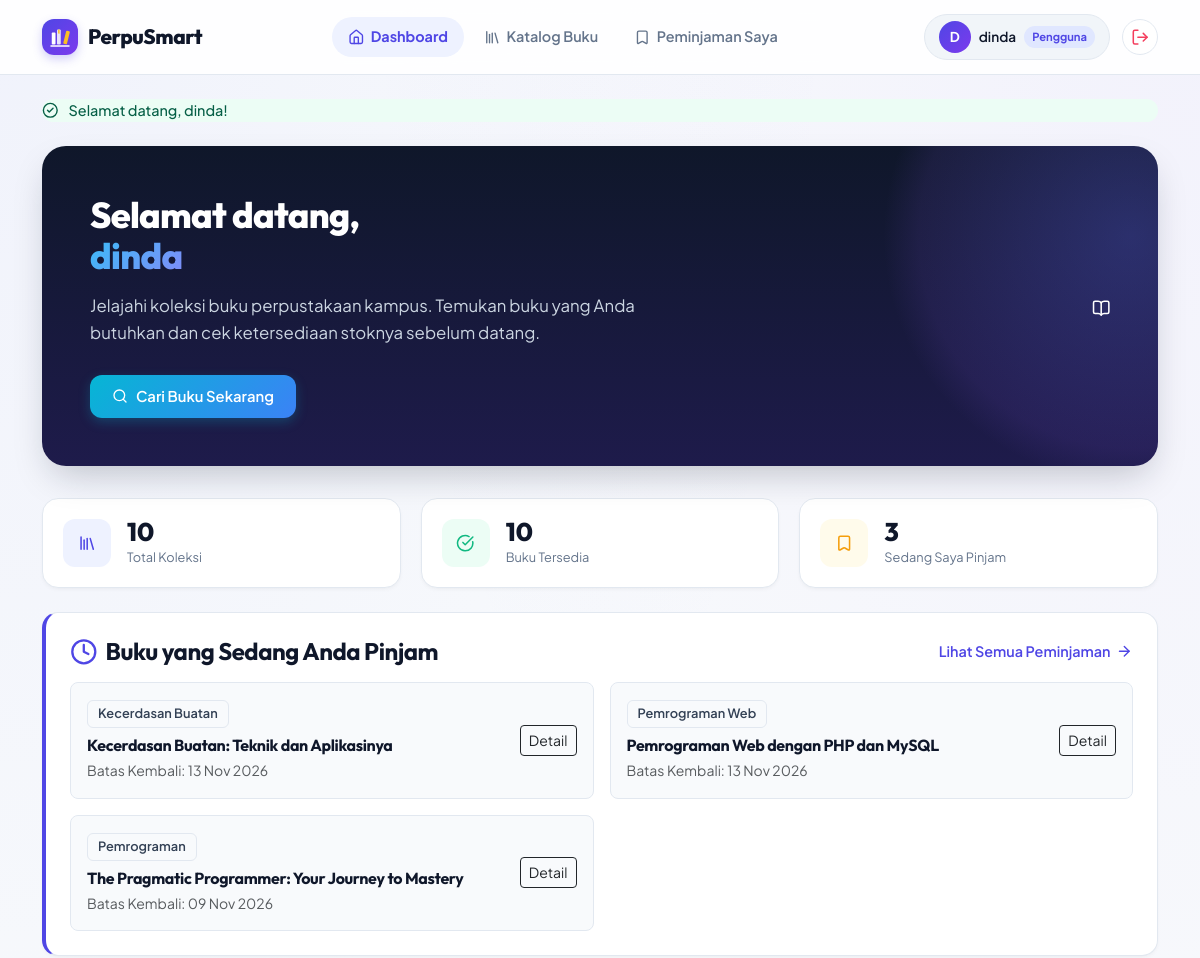
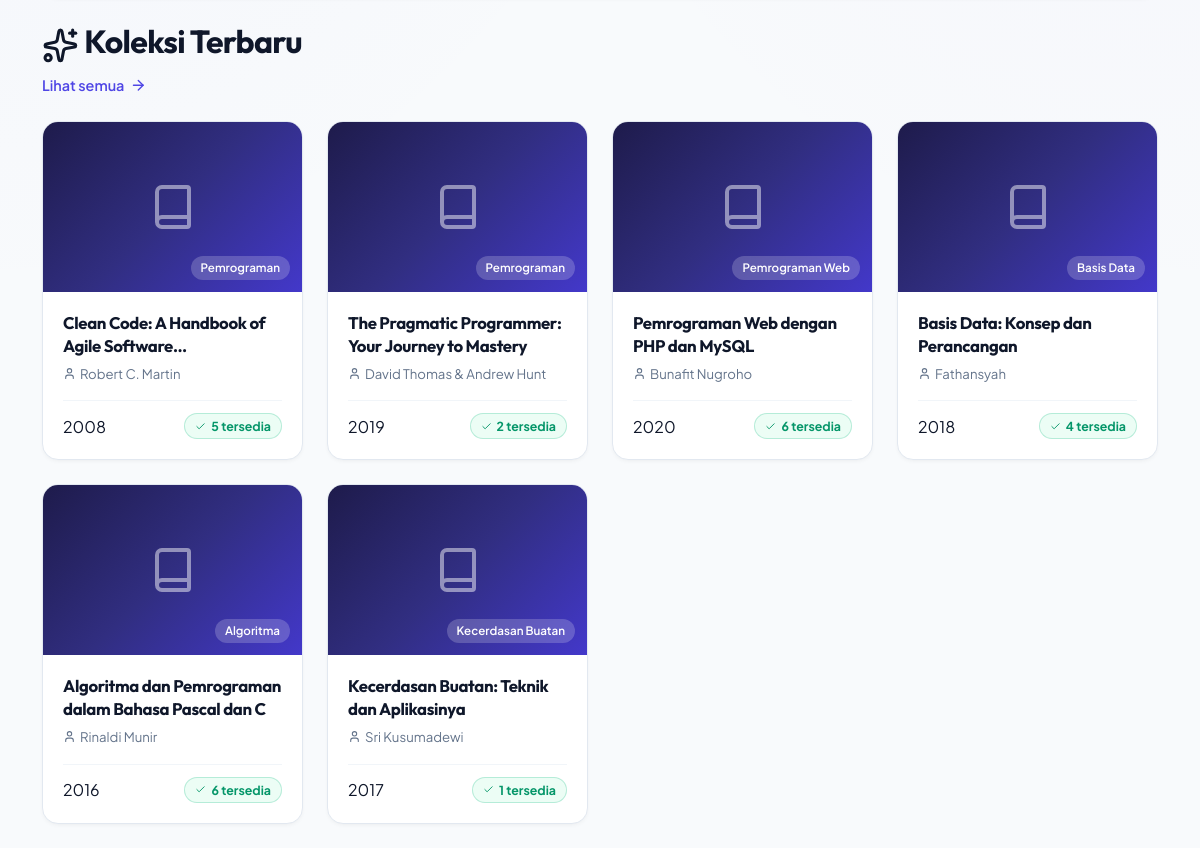
The app's page /index.php?page=user/dashboard (signed in) with its own data (2 pictures, top to bottom).
### tables this page shows
CREATE TABLE `peminjaman` (
  `id` int(10) UNSIGNED NOT NULL,
  `kode_pinjam` varchar(30) NOT NULL,
  `user_id` int(10) UNSIGNED NOT NULL,
  `buku_id` int(10) UNSIGNED NOT NULL,
  `tanggal_pinjam` date NOT NULL,
  `batas_kembali` date NOT NULL,
  `tanggal_kembali` date DEFAULT NULL,
  `status` enum('dipinjam','dikembalikan','terlambat') NOT NULL DEFAULT 'dipinjam',
  `denda` int(10) UNSIGNED NOT NULL DEFAULT 0,
  `catatan` text DEFAULT NULL,
  `created_at` timestamp NOT NULL DEFAULT current_timestamp(),
  `updated_at` timestamp NOT NULL DEFAULT current_timestamp() ON UPDATE current_timestamp()
);

CREATE TABLE `buku` (
  `id` int(10) UNSIGNED NOT NULL,
  `kode_buku` varchar(20) NOT NULL,
  `judul` varchar(255) NOT NULL,
  `penulis` varchar(150) NOT NULL,
  `penerbit` varchar(150) NOT NULL,
  `tahun_terbit` year(4) NOT NULL,
  `kategori` varchar(100) NOT NULL,
  `stok` int(10) UNSIGNED NOT NULL DEFAULT 0,
  `deskripsi` text DEFAULT NULL,
  `cover_url` varchar(500) DEFAULT NULL,
  `created_at` timestamp NOT NULL DEFAULT current_timestamp(),
  `updated_at` timestamp NOT NULL DEFAULT current_timestamp() ON UPDATE current_timestamp()
);

### controllers/UserController.php (called while the page is built, shortened)
<?php
class UserController {
    private Buku $bukuModel;
    public function __construct() {
        $this->bukuModel = new Buku();
    }
    public function dashboard(): void {
        $userId      = (int)$_SESSION['user_id'];
        $peminjamanModel = new Peminjaman();
        $myLoans     = $peminjamanModel->getByUserId($userId);
        $activeLoans = array_filter($myLoans, fn($p) => in_array($p['status'], ['dipinjam', 'terlambat']));
        $totalBuku   = $this->bukuModel->countAll();
        $tersedia    = $this->bukuModel->countAvailable();
        $stokHabis   = $this->bukuModel->countUnavailable();
        $bukuTerbaru = $this->bukuModel->getAll(6);
        $success     = flash('flash_success');
        require_once BASE_PATH . '/views/user/dashboard.php';
    }
}

### config/config.php (called while the page is built, shortened)
<?php
function flash(string $key): string {
    if (isset($_SESSION[$key])) {
        $msg = $_SESSION[$key];
        return $msg;
    }
    return '';
}
function e(string $str): string {
    return htmlspecialchars($str, ENT_QUOTES | ENT_SUBSTITUTE, 'UTF-8');
}

### middleware/auth.php (called while the page is built, shortened)
<?php
function currentUser(): array {
    return [
        'id'       => $_SESSION['user_id']       ?? 0,
        'nama'     => $_SESSION['user_nama']     ?? '',
        'username' => $_SESSION['user_username'] ?? '',
        'role'     => $_SESSION['user_role']     ?? '',
    ];
}

### config/database.php (called while the page is built, shortened)
<?php
class Database {
    private static ?PDO $instance = null;
    public static function getInstance(): PDO {
        if (self::$instance === null) {
            $dsn = sprintf(
                'mysql:host=%s;port=%s;dbname=%s;charset=utf8mb4',
                DB_HOST, DB_PORT, DB_NAME
            );
            $options = [
                PDO::ATTR_ERRMODE            => PDO::ERRMODE_EXCEPTION,
                PDO::ATTR_DEFAULT_FETCH_MODE => PDO::FETCH_ASSOC,
                PDO::ATTR_EMULATE_PREPARES   => false,
                PDO::MYSQL_ATTR_INIT_COMMAND => "SET NAMES utf8mb4 COLLATE utf8mb4_unicode_ci",
            ];
            try {
                self::$instance = new PDO($dsn, DB_USER, DB_PASS, $options);
            } catch (PDOException $e) {
                http_response_code(500);
                die('<div style="font-family:sans-serif;padding:2rem;color:#c0392b;">
                    <h2>⚠ Koneksi Database Gagal</h2>
                    <p>' . htmlspecialchars($e->getMessage()) . '</p>
                    <p>Pastikan MySQL sudah berjalan dan konfigurasi di <code>config/config.php</code> sudah benar.</p>
                </div>');
            }
        }
        return self::$instance;
    }
}

### models/Buku.php (called while the page is built, shortened)
<?php
class Buku {
    private PDO $db;
    public function __construct() {
        $this->db = Database::getInstance();
    }
    public function getAll(int $limit = 0, int $offset = 0): array {
        $sql = "SELECT b.*,
                       (SELECT COUNT(*) FROM peminjaman p WHERE p.buku_id = b.id AND p.status IN ('dipinjam', 'terlambat')) AS total_dipinjam
                FROM buku b
                ORDER BY b.created_at DESC";
        if ($limit > 0) {
            $sql .= ' LIMIT ' . (int)$limit . ' OFFSET ' . (int)$offset;
        }
        return $this->db->query($sql)->fetchAll();
    }
    public function countAll(): int {
        return (int) $this->db->query('SELECT COUNT(*) FROM buku')->fetchColumn();
    }
    public function countAvailable(): int {
        return (int) $this->db->query('SELECT COUNT(*) FROM buku WHERE stok > 0')->fetchColumn();
    }
    public function countUnavailable(): int {
        return (int) $this->db->query('SELECT COUNT(*) FROM buku WHERE stok = 0')->fetchColumn();
    }
}

### models/Peminjaman.php (called while the page is built, shortened)
<?php
class Peminjaman {
    private PDO $db;
    public function __construct() {
        $this->db = Database::getInstance();
    }
    public function refreshStatusTerlambat(): void {
        $stmt = $this->db->prepare("
            UPDATE peminjaman
            SET status = 'terlambat'
            WHERE status = 'dipinjam' AND batas_kembali < CURDATE()
        ");
        $stmt->execute();
    }
    public function getByUserId(int $userId): array {
        $this->refreshStatusTerlambat();
        $stmt = $this->db->prepare("
            SELECT p.*,
                   b.judul AS buku_judul, b.kode_buku, b.penulis AS buku_penulis, b.cover_url, b.kategori AS buku_kategori,
                   DATEDIFF(CURDATE(), p.batas_kembali) AS hari_lewat
            FROM peminjaman p
            JOIN buku b ON p.buku_id = b.id
            WHERE p.user_id = :uid
            ORDER BY p.id DESC
        ");
        $stmt->execute([':uid' => $userId]);
        return $stmt->fetchAll();
    }
}

### views/user/dashboard.php (the view, shortened to what this page needs)
<?php require_once BASE_PATH . '/views/layouts/header.php'; ?>
<?php require_once BASE_PATH . '/views/layouts/navbar_user.php'; ?>
<div class="ps-user-layout">
    <div class="container-xl py-4">
        <?php if ($success): ?>
            <div class="ps-alert ps-alert-success mb-4">
                <i data-lucide="circle-check"></i><div><?= $success ?></div>
            </div>
        <?php endif; ?>
        <div class="ps-user-hero">
            <div class="ps-user-hero-content">
                <div class="ps-user-hero-text">
                    <h1 class="ps-user-hero-title">
                        Selamat datang, <br>
                        <span class="ps-accent-text"><?= e(currentUser()['nama']) ?></span>
                    </h1>
                    <p class="ps-user-hero-desc">
                        Jelajahi koleksi buku perpustakaan kampus. Temukan buku yang Anda butuhkan
                        dan cek ketersediaan stoknya sebelum datang.
                    </p>
                    <a href="<?= BASE_URL ?>/index.php?page=user/buku" class="ps-btn-accent">
                        <i data-lucide="search"></i> Cari Buku Sekarang
                    </a>
                </div>
                <div class="ps-user-hero-visual">
                    <div class="ps-hero-book-stack">
                        <div class="ps-hero-book-icon">
                            <i data-lucide="book-open"></i>
                        </div>
                    </div>
                </div>
            </div>
        </div>
        <div class="ps-user-stats mb-4">
            <div class="ps-user-stat-card">
                <div class="ps-user-stat-icon ps-stat-icon-primary">
                    <i data-lucide="library"></i>
                </div>
                <div class="ps-user-stat-info">
                    <div class="ps-user-stat-num"><?= number_format($totalBuku) ?></div>
                    <div class="ps-user-stat-label">Total Koleksi</div>
                </div>
            </div>
            <div class="ps-user-stat-card">
                <div class="ps-user-stat-icon ps-stat-icon-success">
                    <i data-lucide="check-circle"></i>
                </div>
                <div class="ps-user-stat-info">
                    <div class="ps-user-stat-num"><?= number_format($tersedia) ?></div>
                    <div class="ps-user-stat-label">Buku Tersedia</div>
                </div>
            </div>
            <div class="ps-user-stat-card">
                <div class="ps-user-stat-icon ps-stat-icon-warning">
                    <i data-lucide="bookmark"></i>
                </div>
                <div class="ps-user-stat-info">
                    <div class="ps-user-stat-num"><?= count($activeLoans ?? []) ?></div>
                    <div class="ps-user-stat-label">Sedang Saya Pinjam</div>
                </div>
            </div>
        </div>
        <?php if (!empty($activeLoans)): ?>
            <div class="ps-card p-4 mb-4" style="border-left: 4px solid var(--ps-primary);">
                <div class="d-flex justify-content-between align-items-center mb-3">
                    <h4 class="fw-bold mb-0 d-flex align-items-center gap-2">
                        <i data-lucide="clock" style="color: var(--ps-primary);"></i> Buku yang Sedang Anda Pinjam
                    </h4>
                    <a href="<?= BASE_URL ?>/index.php?page=user/peminjaman" class="ps-btn-link">
                        Lihat Semua Peminjaman <i data-lucide="arrow-right"></i>
                    </a>
                </div>
                <div class="row g-3">
                    <?php foreach ($activeLoans as $al): ?>
                        <?php
                            $isLate = ($al['status'] === 'terlambat') || strtotime($al['batas_kembali']) < strtotime(date('Y-m-d'));
                        ?>
                        <div class="col-12 col-md-6">
                            <div class="p-3 rounded-3 d-flex justify-content-between align-items-center" style="background: var(--ps-bg); border: 1px solid var(--ps-border);">
                                <div>
                                    <span class="ps-kategori-badge mb-1"><?= e($al['buku_kategori']) ?></span>
                                    <h6 class="fw-bold mb-1 mt-1"><?= e($al['buku_judul']) ?></h6>
                                    <div class="small <?= $isLate ? 'text-danger fw-bold' : 'text-muted' ?>">
                                        Batas Kembali: <?= date('d M Y', strtotime($al['batas_kembali'])) ?>
                                    </div>
                                </div>
                                <a href="<?= BASE_URL ?>/index.php?page=user/buku/show&id=<?= $al['buku_id'] ?>" class="btn btn-sm btn-outline-dark">
                                    Detail
                                </a>
                            </div>
                        </div>
                    <?php endforeach; ?>
                </div>
            </div>
        <?php endif; ?>
        <div class="ps-section">
            <div class="ps-section-header">
                <h2 class="ps-section-title">
                    <i data-lucide="sparkles"></i> Koleksi Terbaru
                </h2>
                <a href="<?= BASE_URL ?>/index.php?page=user/buku" class="ps-btn-link">
                    Lihat semua <i data-lucide="arrow-right"></i>
                </a>
            </div>
            <?php if (empty($bukuTerbaru)): ?>
                <div class="ps-empty-state">
                    <i data-lucide="inbox"></i>
                    <p>Belum ada koleksi buku</p>
                </div>
            <?php else: ?>
                <div class="ps-books-grid">
                    <?php foreach ($bukuTerbaru as $b): ?>
                        <a href="<?= BASE_URL ?>/index.php?page=user/buku/show&id=<?= $b['id'] ?>"
                           class="ps-book-card">
                            <div class="ps-book-card-cover">
                                <div class="ps-book-card-icon">
                                    <i data-lucide="book"></i>
                                </div>
                                <div class="ps-book-card-category"><?= e($b['kategori']) ?></div>
                            </div>
                            <div class="ps-book-card-body">
                                <h4 class="ps-book-card-title"><?= e($b['judul']) ?></h4>
                                <p class="ps-book-card-author">
                                    <i data-lucide="user" style="width:13px;height:13px"></i>
                                    <?= e($b['penulis']) ?>
                                </p>
                                <div class="ps-book-card-footer">
                                    <span class="ps-book-card-year"><?= e($b['tahun_terbit']) ?></span>
                                    <?php if ($b['stok'] > 0): ?>
                                        <span class="ps-badge ps-badge-success">
                                            <i data-lucide="check" style="width:11px;height:11px"></i>
                                            <?= $b['stok'] ?> tersedia
                                        </span>
                                    <?php else: ?>
                                        <span class="ps-badge ps-badge-danger">Habis</span>
                                    <?php endif; ?>
                                </div>
                            </div>
                        </a>
                    <?php endforeach; ?>
                </div>
            <?php endif; ?>
        </div>
    </div>
</div>
<?php require_once BASE_PATH . '/views/layouts/footer.php'; ?>

### records on screen
peminjaman: buku.kategori "Kecerdasan Buatan", buku.judul "Kecerdasan Buatan: Teknik dan Aplikasinya", batas_kembali "13 Nov 2026"
peminjaman: buku.kategori "Pemrograman Web", buku.judul "Pemrograman Web dengan PHP dan MySQL", batas_kembali "13 Nov 2026"
peminjaman: buku.kategori "Pemrograman", buku.judul "The Pragmatic Programmer: Your Journey to Mastery", batas_kembali "09 Nov 2026"
buku: kategori "Pemrograman", judul "Clean Code: A Handbook of Agile…", penulis "Robert C. Martin", tahun_terbit "2008", stok "5"
buku: kategori "Pemrograman", judul "The Pragmatic Programmer: Your Journey to Mastery", penulis "David Thomas & Andrew Hunt", tahun_terbit "2019", stok "2"
buku: kategori "Pemrograman Web", judul "Pemrograman Web dengan PHP dan MySQL", penulis "Bunafit Nugroho", tahun_terbit "2020", stok "6"
buku: kategori "Basis Data", judul "Basis Data: Konsep dan Perancangan", penulis "Fathansyah", tahun_terbit "2018", stok "4"
buku: kategori "Algoritma", judul "Algoritma dan Pemrograman dalam Bahasa Pascal dan C", penulis "Rinaldi Munir", tahun_terbit "2016", stok "6"
buku: kategori "Kecerdasan Buatan", judul "Kecerdasan Buatan: Teknik dan Aplikasinya", penulis "Sri Kusumadewi", tahun_terbit "2017", stok "1"

### other values on screen
substr($user['nama'], 0, 1) "D"
$user['nama'] "dinda"
$success "Selamat datang, dinda!"
currentUser()['nama'] "dinda"
$totalBuku "10"
$tersedia "10"
count($activeLoans ?? []) "3"
